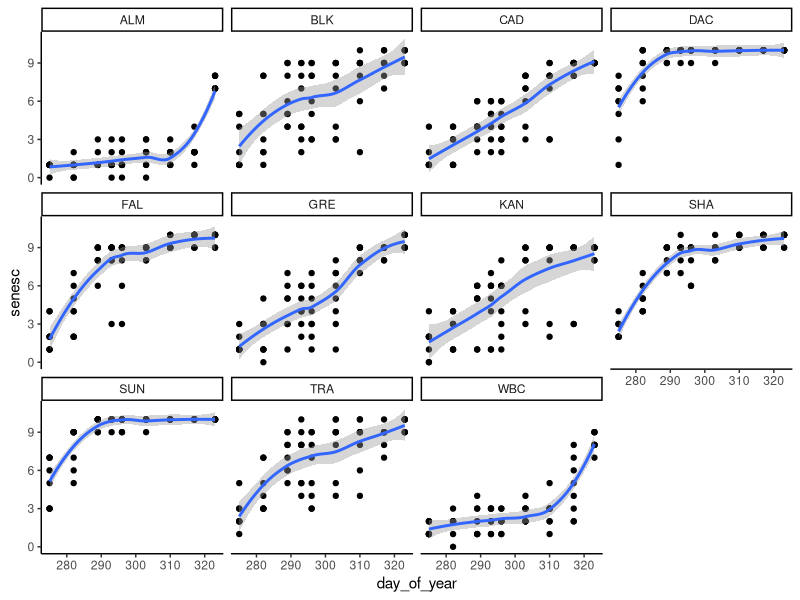
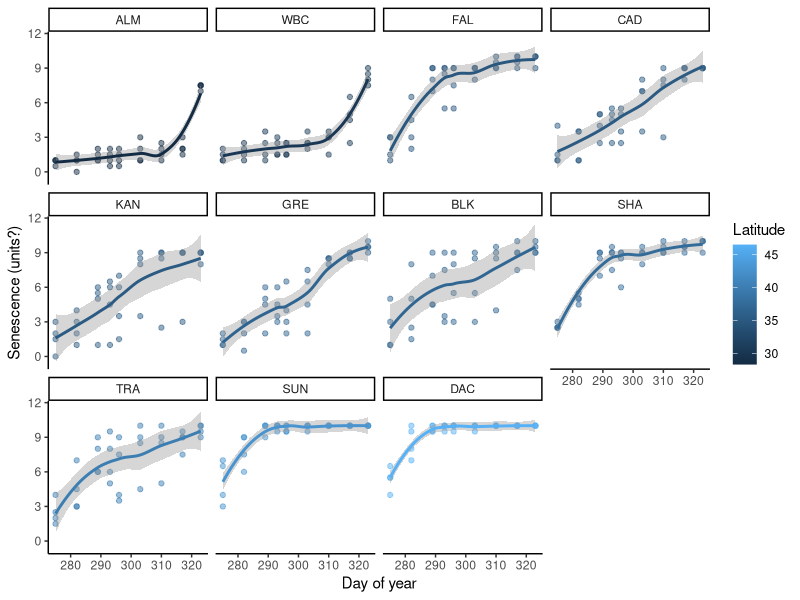
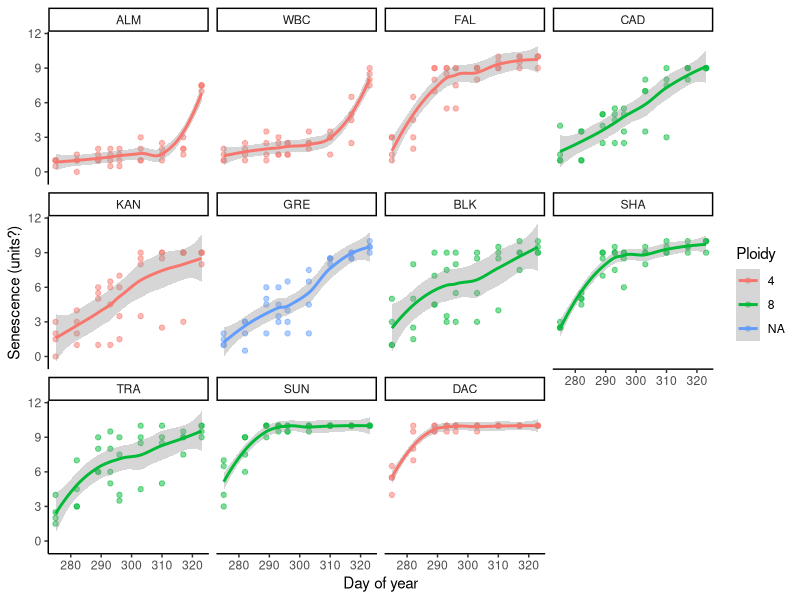

Recreate these plots in R, in order.
#code from weekly_meetings/week1/BOG_background.qmd

#Selected 
library(tidyverse)
library(here)
library(readxl)

theme_set(theme_classic())   # getting rid of ggplot defaults (e.g. grey background) (MH)

#read data
BOG_sen <- read_excel("data/BOG_Senescence.xls",
                              na = "NA"
) %>%
  pivot_longer(-(pop:popblock)) %>%
  mutate(across(pop:popblock, as_factor)) %>%
  rename(date = name, senesc = value) %>%
  mutate(date = as.Date(as.numeric(date), origin = "1899-12-30"),
         day_of_year = julian(date, origin = as.Date("2014-01-01"))
  )

head(BOG_sen)

#plot data

BOG_sen %>%
  ggplot(aes(day_of_year, senesc)) +
  geom_point() +
  facet_wrap(~pop) +
  geom_smooth()


#read switchgrass population information, source/ploidy/etc.

BOG_sen_details <- left_join(
  BOG_sen,
  read_excel("data/BOG_geoloc_ecot_ploid_SaraH.xlsx") %>%
    rename(pop = population)
)

#summarise out pseudoreps (subplots a & b)

BOG_sen_summ <- BOG_sen_details %>%
  select(clone, day_of_year, pop, ecotype, ploidy, lat, lon, senesc) %>%
  group_by(clone, day_of_year, pop, ecotype, ploidy, lat, lon) %>%
  summarise(senesc = median(senesc, na.rm = TRUE))

#Plot the improved and corrected dataset using information about latitude

BOG_sen_summ %>%
  ggplot(aes(day_of_year, senesc, colour = lat)) +
  geom_point(alpha=0.5) +                            # alpha = making points slightly transparent (MH)
  facet_wrap(~reorder(pop, lat)) +
  geom_smooth() +
  xlab("Day of year") + ylab("Senescence (units?)") +# customise axis titles (MH)
  labs(colour = "Latitude")                          # specifying legend title (MH)


## JR - looking at latitudinal spread of ploidy (change colour = ploidy)
## ploidy 8 more common in high latitude vs. ploidy 4 in low latitude..confounding?
## Also need to fix ploidy = NA for one population
BOG_sen_summ %>%
  ggplot(aes(day_of_year, senesc, colour = ploidy)) +
  geom_point(alpha=0.5) +                            # alpha = making points slightly transparent (MH)
  facet_wrap(~reorder(pop, lat)) +
  geom_smooth() +
  xlab("Day of year") + ylab("Senescence (units?)") +# customise axis titles
  labs(colour = "Ploidy")                          # specifying legend title


## LBE - Let's break this down first! R olden times - before Tidyverse

# object_1 <- read.csv(~"filepath")
# object_2 <- function1(data=object_1, "blah blah blah")
# object_3 <- function2(data=object_2, "blah blah blah")
# object_4 <- function3(data=object_3, "blah blah blah")

## Basic pipe structure breakdown (in session)

#read data (LBE - streamline in session)
BOG_sen <- read_excel("data/BOG_Senescence.xls",
                      na = "NA"
) %>%
  pivot_longer(-(pop:popblock)) %>%
  mutate(across(pop:popblock, as_factor)) %>%
  rename(date = name, senesc = value) %>%
  mutate(date = as.Date(as.numeric(date), origin = "1899-12-30"),
         day_of_year = julian(date, origin = as.Date("2014-01-01"))
  )

head(BOG_sen)

